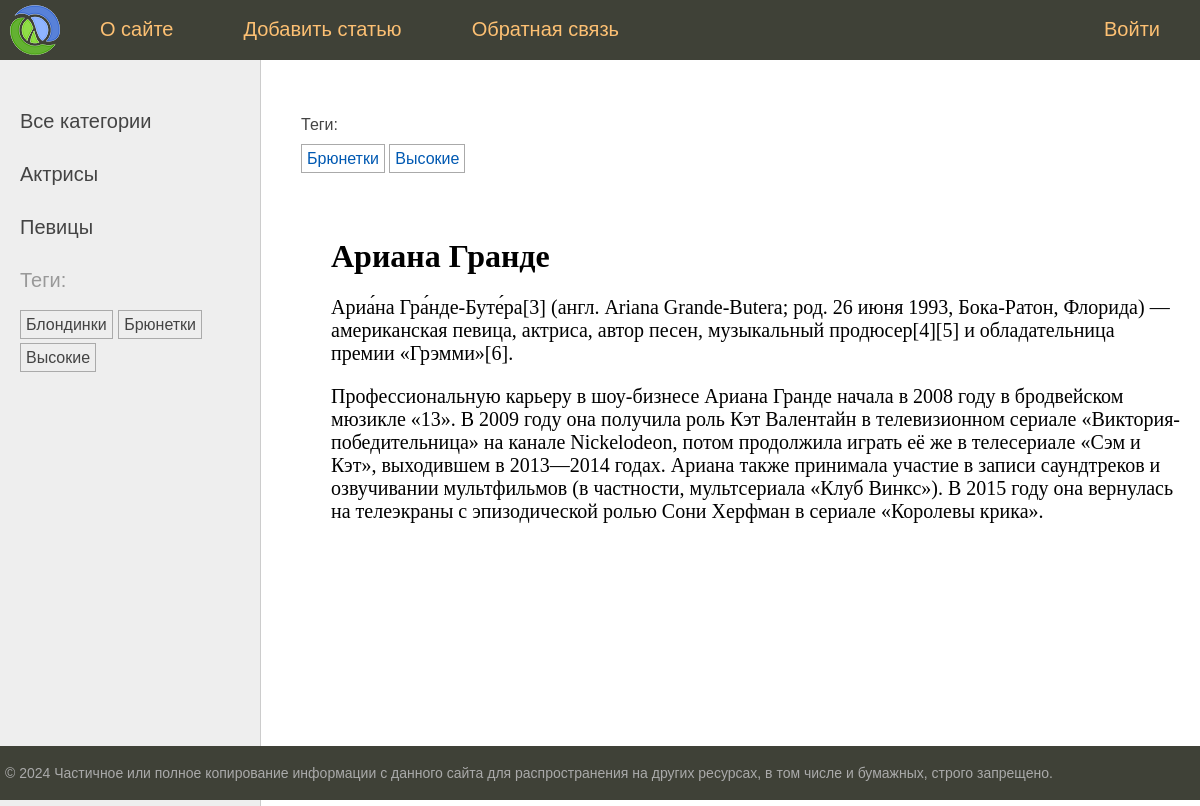
The app's page /post/ariana-grande/ with its own data.
### women/models.py (models this page shows, shortened)
class Category(models.Model):
    name = models.CharField(max_length=100, db_index=True)
    slug = models.SlugField(max_length=255, unique=True)
    def get_absolute_url(self):
        return reverse("category", kwargs={"cat_slug": self.slug})
    class Meta:
        verbose_name = "Категория"
        verbose_name_plural = "Категории"
        db_table = 'category'

class TagPost(models.Model):
    tag = models.CharField(max_length=255, db_index=True)
    slug = models.SlugField(max_length=255, unique=True)
    def get_absolute_url(self):
        return reverse("tag", kwargs={"tag_slug": self.slug})
    class Meta:
        db_table = 'tag_post'

class Women(models.Model):
    class Status(models.IntegerChoices):
        DRAFT = 0, "Черновик"
        PUBLISHED = 1, "Опубликовано"
    title = models.CharField(max_length=255, verbose_name="Заголовок")
    slug = AutoSlugField(populate_from="title", slugify_function=slugify, verbose_name="Slug")
    content = models.TextField(blank=True, verbose_name="Текст статьи")
    time_create = models.DateTimeField(auto_now_add=True, verbose_name="Дата создания")
    time_update = models.DateTimeField(auto_now=True, verbose_name="Дата обновления")
    is_published = models.IntegerField(default=Status.DRAFT, choices=Status, verbose_name="Статус")
    cat = models.ForeignKey("Category", on_delete=models.PROTECT, related_name="posts", verbose_name="Категория")
    tags = models.ManyToManyField("TagPost", related_name="women", blank=True, verbose_name="Теги")
    husband = models.OneToOneField("Husband", on_delete=models.SET_NULL, null=True, blank=True, related_name="wife", verbose_name="Муж")
    photo = models.ImageField(upload_to="photos/%Y/%m/%d", default=None, blank=True, null=True, verbose_name="Фото")
    objects = models.Manager()
    published = PublishedManager()
    class Meta:
        verbose_name = "Известные женщины"
        verbose_name_plural = "Изветсные женщины"
        ordering = ['-time_create']
        indexes = [
            models.Index(fields=['-time_create']),
        ]
        db_table = 'women'

### women/views.py (the view)
# urls.py: path("post/<slug:post_slug>/", views.ShowPostView.as_view(), name="post"),
class ShowPostView(DataMixin, DetailView):
    template_name = "women/post.html"
    slug_url_kwarg = "post_slug"
    context_object_name = "post"
    def get_context_data(self, **kwargs):
        context = super().get_context_data(title=self.object.title)
        return context
    def get_object(self, queryset=None):
        return get_object_or_404(Women.published, slug=self.kwargs[self.slug_url_kwarg])

### women/models.py (called while the page is built)
    def get_queryset(self):
        return super(PublishedManager, self).get_queryset().filter(is_published=Women.Status.PUBLISHED)

### women/templatetags/women_tags.py (called while the page is built)
@register.inclusion_tag("women/list_categories.html")
def show_categories(cat_selected=0):
    cats = Category.objects.annotate(total=Count("posts")).filter(posts__gt=0)
    return {"cats": cats, "cat_selected": cat_selected}

@register.inclusion_tag("women/list_tag.html")
def show_tags(post=None):
    if post:
        tags = post.tags.all()
    else:
        tags = TagPost.objects.annotate(total=Count("women")).filter(women__gt=0)
    return {"tags": tags}

### women/utils.py (called while the page is built)
    def get_context_data(self, **kwargs):
        context = super().get_context_data(**kwargs)
        if self.page_title:
            context["title"] = self.page_title
        if self.cat_selected is not None:
            context["cat_selected"] = self.cat_selected
        return context

### women/templates/women/post.html (shortened to what this page needs)
{% extends "base.html" %}
{% load women_tags %}
{% block breadcrumbs %}
    {% show_tags post %}
{% endblock %}
{% block content %}
<h1>{{ post.title }}</h1>
{{ post.content|linebreaks }}
{% endblock %}

### women/templates/women/list_categories.html
{% for cat in cats %}
{% if cat.id == cat_selected%}
        <li class="selected">{{cat.name}}</li>
{%else%}
        <li><a href="{{ cat.get_absolute_url }}">{{cat.name}}</a></li>
{%endif%}
{% endfor %}

### women/templates/women/list_tag.html
 {% if tags %}
    <p>Теги:</p>
        <ul class="tags-list">
            {% for tag in tags %}
                <li><a href="{{ tag.get_absolute_url }}">{{ tag.tag }}</a></li>
            {% endfor %}
        </ul>
{% endif %}

### women/static/women/css/styles.css (style rules this page uses)
html, body { font-family: 'Arial'; margin: 0; padding: 0; height: 100%; width: 100%; color: #444; }
a { color: #0059b2; text-decoration: none; }
.left-chapters ul { width: 230px; margin: 0; padding: 20px 10px 10px 20px; list-style: none; font-size: 20px; }
.left-chapters ul li { margin: 30px 0 0 0; color: #999; }
.left-chapters ul li a { color: #444; text-decoration: none; }
ul.tags-list { width: 100%; margin: 0; padding: 0; list-style: none; }
ul.tags-list li { margin: 0; padding: 0 0 10px; display: inline-block; }
ul.tags-list li a { padding: 5px; font-size: 16px; border: 1px solid #aaa; }
.content-text h1 { font-size: 32px; }

### records on screen
Category: name "Актрисы"
Category: name "Певицы"
TagPost: tag "Блондинки"
TagPost: tag "Брюнетки"
TagPost: tag "Высокие"
Women: title "Ариана Гранде", content "Ариа́на Гра́нде-Буте́ра[3] (англ. Ariana Grande-Butera; род. 26 июня 1993, Бока-Ратон, Флорида) — американская певица, актриса, автор песен, музыкальный продюсер[4][5] и обладательница премии «Грэмми»[6]. Профессиональную карьеру в шоу-бизнесе Ариана Гранде начала в 2008 году в бродвейском мюзикле «13». В 2009 году она получила роль Кэт Валентайн в телевизионном сериале «Виктория-победительница» на канале Nickelodeon, потом продолжила играть её же в телесериале «Сэм и Кэт», выходившем в 2013—2014 годах. Ариана также принимала участие в записи саундтреков и озвучивании мультфильмов (в частности, мультсериала «Клуб Винкс»). В 2015 году она вернулась на телеэкраны с эпизодической ролью Сони…"

### other values on screen
{{ m.title }} "О сайте" "Добавить статью" "Обратная связь" "Войти"
